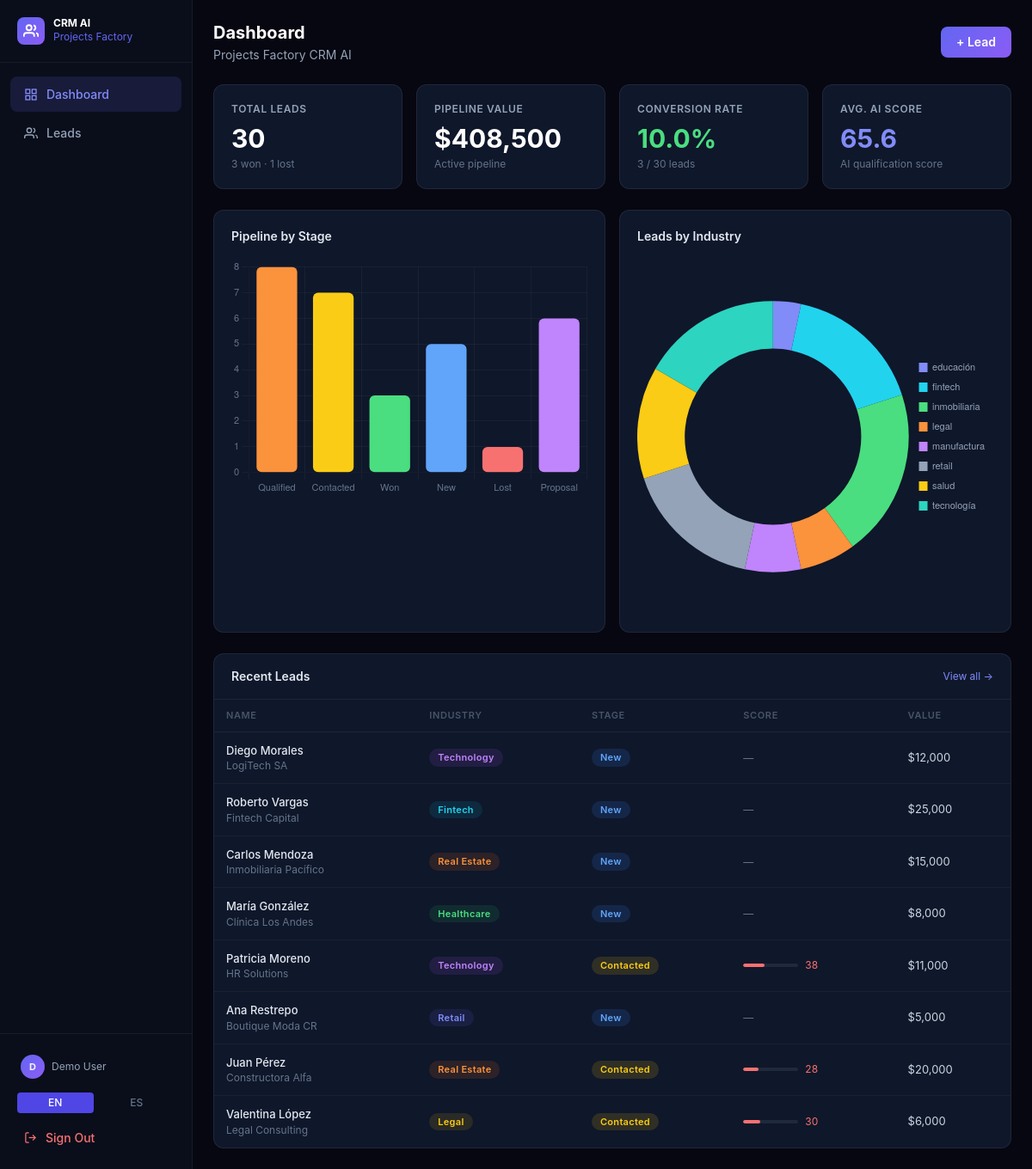
The app's page /dashboard (signed in) with its own data.
### app/models.py (models this page shows)
class Lead(Base):
    __tablename__ = "leads"
    id: Mapped[int] = mapped_column(Integer, primary_key=True, autoincrement=True)
    name: Mapped[str] = mapped_column(String(100), index=True)
    company: Mapped[str] = mapped_column(String(100))
    email: Mapped[str] = mapped_column(String(100))
    phone: Mapped[str] = mapped_column(String(30))
    industry: Mapped[str] = mapped_column(String(50))
    stage: Mapped[str] = mapped_column(String(30), default="nuevo")
    score: Mapped[int] = mapped_column(Integer, default=0)
    value: Mapped[float] = mapped_column(Float, default=0.0)
    notes: Mapped[str] = mapped_column(Text, default="")
    assigned_to: Mapped[str] = mapped_column(String(100), default="Demo User")
    last_contact: Mapped[datetime] = mapped_column(DateTime, default=datetime.utcnow)
    created_at: Mapped[datetime] = mapped_column(DateTime, default=datetime.utcnow)
    updated_at: Mapped[datetime] = mapped_column(DateTime, default=datetime.utcnow, onupdate=datetime.utcnow)
    activities: Mapped[list["Activity"]] = relationship("Activity", back_populates="lead", cascade="all, delete-orphan")

### app/main.py (the view)
@app.get("/dashboard", response_class=HTMLResponse)
async def dashboard(request: Request, db: AsyncSession = Depends(get_db)):
    email = auth_check(request)
    if not email:
        return RedirectResponse(url="/login", status_code=302)
    lang = get_lang(request)
    stats = await get_dashboard_stats(db)
    recent = await get_leads(db)
    recent = recent[:8]
    return templates.TemplateResponse("dashboard.html", {
        "request": request, "t": get_t(lang), "lang": lang,
        "stats": stats, "recent_leads": recent, "email": email,
    })

### templates/dashboard.html (shortened to what this page needs)
{% extends "base.html" %}
{% block nav_dashboard %}active{% endblock %}
{% block content %}
<div class="p-6 space-y-6">
  <div class="flex items-center justify-between">
    <div>
      <h1 class="text-xl font-bold text-white">{{ t.dashboard }}</h1>
      <p class="text-sm text-slate-400 mt-0.5">Projects Factory CRM AI</p>
    </div>
    <a href="/leads" class="btn-primary text-sm">+ Lead</a>
  </div>
  <div class="grid grid-cols-2 lg:grid-cols-4 gap-4">
    <div class="card p-5">
      <div class="text-xs font-semibold text-slate-400 uppercase tracking-wider mb-2">{{ t.total_leads }}</div>
      <div class="text-3xl font-bold text-white">{{ stats.total_leads }}</div>
      <div class="text-xs text-slate-500 mt-1">{{ stats.by_stage.get('ganado', 0) }} won · {{ stats.by_stage.get('perdido', 0) }} lost</div>
    </div>
    <div class="card p-5">
      <div class="text-xs font-semibold text-slate-400 uppercase tracking-wider mb-2">{{ t.pipeline_value }}</div>
      <div class="text-3xl font-bold text-white">${{ "{:,.0f}".format(stats.pipeline_value) }}</div>
      <div class="text-xs text-slate-500 mt-1">Active pipeline</div>
    </div>
    <div class="card p-5">
      <div class="text-xs font-semibold text-slate-400 uppercase tracking-wider mb-2">{{ t.conversion_rate }}</div>
      <div class="text-3xl font-bold" style="color:#4ade80">{{ stats.conversion_rate }}%</div>
      <div class="text-xs text-slate-500 mt-1">{{ stats.by_stage.get('ganado', 0) }} / {{ stats.total_leads }} leads</div>
    </div>
    <div class="card p-5">
      <div class="text-xs font-semibold text-slate-400 uppercase tracking-wider mb-2">{{ t.avg_score }}</div>
      <div class="text-3xl font-bold" style="color:#818cf8">{{ stats.avg_score }}</div>
      <div class="text-xs text-slate-500 mt-1">AI qualification score</div>
    </div>
  </div>
  <div class="grid grid-cols-1 lg:grid-cols-2 gap-4">
    <div class="card p-5">
      <div class="text-sm font-semibold text-slate-200 mb-4">{{ t.pipeline_by_stage }}</div>
      <canvas id="stageChart" height="200"></canvas>
    </div>
    <div class="card p-5">
      <div class="text-sm font-semibold text-slate-200 mb-4">{{ t.leads_by_industry }}</div>
      <canvas id="industryChart" height="200"></canvas>
    </div>
  </div>
  <div class="card">
    <div class="flex items-center justify-between px-5 py-4 border-b" style="border-color:rgba(255,255,255,.06)">
      <div class="text-sm font-semibold text-slate-200">{{ t.recent_leads }}</div>
      <a href="/leads" class="text-xs text-indigo-400 hover:text-indigo-300">{{ t.view_all }} →</a>
    </div>
    <table>
      <thead>
        <tr>
          <th>{{ t.name }}</th>
          <th>{{ t.industry }}</th>
          <th>{{ t.stage }}</th>
          <th>{{ t.score }}</th>
          <th>{{ t.value }}</th>
        </tr>
      </thead>
      <tbody>
        {% for lead in recent_leads %}
        <tr class="cursor-pointer" onclick="location.href='/leads/{{ lead.id }}'">
          <td>
            <div class="font-medium text-slate-200">{{ lead.name }}</div>
            <div class="text-xs text-slate-500">{{ lead.company }}</div>
          </td>
          <td><span class="badge badge-{{ lead.industry }}">{{ t['ind_' + lead.industry] if ('ind_' + lead.industry) in t else lead.industry }}</span></td>
          <td><span class="badge badge-{{ lead.stage }}">{{ t['stage_' + lead.stage] if ('stage_' + lead.stage) in t else lead.stage }}</span></td>
          <td>
            {% if lead.score > 0 %}
            <div class="flex items-center gap-2">
              <div class="score-bar w-16 overflow-hidden">
                <div style="height:4px;border-radius:2px;width:{{ lead.score }}%;background:{% if lead.score >= 80 %}#4ade80{% elif lead.score >= 60 %}#fb923c{% elif lead.score >= 40 %}#facc15{% else %}#f87171{% endif %}"></div>
              </div>
              <span class="text-xs {% if lead.score >= 80 %}text-green-400{% elif lead.score >= 60 %}text-orange-400{% elif lead.score >= 40 %}text-yellow-400{% else %}text-red-400{% endif %}">{{ lead.score }}</span>
            </div>
            {% else %}
            <span class="text-xs text-slate-500">—</span>
            {% endif %}
          </td>
          <td class="text-slate-300">${{ "{:,.0f}".format(lead.value) }}</td>
        </tr>
        {% endfor %}
      </tbody>
    </table>
  </div>
</div>
<script>
const stageData = {{ stats.by_stage | tojson }};
const industryData = {{ stats.by_industry | tojson }};
const stageLabels = { nuevo:'{{ t.stage_nuevo }}', contactado:'{{ t.stage_contactado }}', calificado:'{{ t.stage_calificado }}', propuesta:'{{ t.stage_propuesta }}', ganado:'{{ t.stage_ganado }}', perdido:'{{ t.stage_perdido }}' };
const stageColors = { nuevo:'#60a5fa', contactado:'#facc15', calificado:'#fb923c', propuesta:'#c084fc', ganado:'#4ade80', perdido:'#f87171' };
new Chart(document.getElementById('stageChart'), {
  type: 'bar',
  data: {
    labels: Object.keys(stageData).map(k => stageLabels[k] || k),
    datasets: [{ data: Object.values(stageData), backgroundColor: Object.keys(stageData).map(k => stageColors[k] || '#6366f1'), borderRadius: 6, borderSkipped: false }]
  },
  options: { responsive: true, plugins: { legend: { display: false } }, scales: { x: { grid: { color: 'rgba(255,255,255,.04)' }, ticks: { color: '#64748b', font: { size: 11 } } }, y: { grid: { color: 'rgba(255,255,255,.04)' }, ticks: { color: '#64748b', font: { size: 11 }, stepSize: 1 } } } }
});
const indColors = ['#818cf8','#22d3ee','#4ade80','#fb923c','#c084fc','#94a3b8','#facc15','#2dd4bf'];
new Chart(document.getElementById('industryChart'), {
  type: 'doughnut',
  data: {
    labels: Object.keys(industryData),
    datasets: [{ data: Object.values(industryData), backgroundColor: indColors.slice(0, Object.keys(industryData).length), borderWidth: 0, hoverOffset: 4 }]
  },
  options: { responsive: true, plugins: { legend: { position: 'right', labels: { color: '#94a3b8', font: { size: 11 }, padding: 12, boxWidth: 10 } } }, cutout: '65%' }
});
</script>
{% endblock %}

### templates/base.html (shortened to what this page needs)
<!DOCTYPE html>
<html lang="{{ lang }}">
<head>
  <script src="https://cdn.tailwindcss.com"></script>
</head>
<body class="min-h-screen text-slate-100">
<div class="flex h-screen overflow-hidden">
  <aside class="w-56 flex-shrink-0 flex flex-col" style="background:#0a0e1a;border-right:1px solid rgba(255,255,255,.06)">
    <div class="px-5 py-5 border-b" style="border-color:rgba(255,255,255,.06)">
      <div class="flex items-center gap-2.5">
        <div style="width:32px;height:32px;background:linear-gradient(135deg,#6366f1,#8b5cf6);border-radius:8px;display:flex;align-items:center;justify-content:center">
          <svg width="18" height="18" viewBox="0 0 24 24" fill="none" stroke="white" stroke-width="2.5"><path d="M17 21v-2a4 4 0 0 0-4-4H5a4 4 0 0 0-4 4v2"/><circle cx="9" cy="7" r="4"/><path d="M23 21v-2a4 4 0 0 0-3-3.87"/><path d="M16 3.13a4 4 0 0 1 0 7.75"/></svg>
        </div>
        <div>
          <div class="text-xs font-bold text-white leading-none">CRM AI</div>
          <div class="text-xs mt-0.5" style="color:#6366f1">Projects Factory</div>
        </div>
      </div>
    </div>
    <nav class="flex-1 px-3 py-4 space-y-1">
      <a href="/dashboard" class="sidebar-link {% block nav_dashboard %}{% endblock %}">
        <svg width="16" height="16" viewBox="0 0 24 24" fill="none" stroke="currentColor" stroke-width="2"><rect x="3" y="3" width="7" height="7"/><rect x="14" y="3" width="7" height="7"/><rect x="14" y="14" width="7" height="7"/><rect x="3" y="14" width="7" height="7"/></svg>
        {{ t.dashboard }}
      </a>
      <a href="/leads" class="sidebar-link {% block nav_leads %}{% endblock %}">
        <svg width="16" height="16" viewBox="0 0 24 24" fill="none" stroke="currentColor" stroke-width="2"><path d="M17 21v-2a4 4 0 0 0-4-4H5a4 4 0 0 0-4 4v2"/><circle cx="9" cy="7" r="4"/><path d="M23 21v-2a4 4 0 0 0-3-3.87"/><path d="M16 3.13a4 4 0 0 1 0 7.75"/></svg>
        {{ t.leads }}
      </a>
    </nav>
    <div class="px-3 py-4 border-t space-y-2" style="border-color:rgba(255,255,255,.06)">
      <div class="flex items-center gap-2 px-3 py-2">
        <div style="width:28px;height:28px;background:linear-gradient(135deg,#6366f1,#8b5cf6);border-radius:50%;display:flex;align-items:center;justify-content:center;font-size:11px;font-weight:700">D</div>
        <span class="text-xs text-slate-400 truncate">Demo User</span>
      </div>
      <div class="flex gap-1.5 px-2">
        <a href="/lang/en" class="flex-1 text-center py-1 rounded text-xs font-medium transition-all {% if lang == 'en' %}bg-indigo-600 text-white{% else %}text-slate-500 hover:text-slate-300{% endif %}">EN</a>
        <a href="/lang/es" class="flex-1 text-center py-1 rounded text-xs font-medium transition-all {% if lang == 'es' %}bg-indigo-600 text-white{% else %}text-slate-500 hover:text-slate-300{% endif %}">ES</a>
      </div>
      <a href="/logout" class="sidebar-link text-red-400 hover:text-red-300">
        <svg width="15" height="15" viewBox="0 0 24 24" fill="none" stroke="currentColor" stroke-width="2"><path d="M9 21H5a2 2 0 0 1-2-2V5a2 2 0 0 1 2-2h4"/><polyline points="16 17 21 12 16 7"/><line x1="21" y1="12" x2="9" y2="12"/></svg>
        {{ t.sign_out }}
      </a>
    </div>
  </aside>
  <main class="flex-1 overflow-y-auto">
    {% block content %}{% endblock %}
  </main>
</div>
</body>
</html>

### templates/base.html (style rules this page uses)
body { background:#070711;font-family:'Inter',system-ui,sans-serif }
.sidebar-link { display:flex;align-items:center;gap:10px;padding:10px 16px;border-radius:8px;color:#94a3b8;font-size:14px;font-weight:500;transition:all .15s }
.sidebar-link:hover,.sidebar-link.active { background:rgba(99,102,241,.15);color:#818cf8 }
.card { background:#0f172a;border:1px solid rgba(255,255,255,.07);border-radius:12px }
.badge { display:inline-flex;align-items:center;padding:2px 10px;border-radius:999px;font-size:11px;font-weight:600;letter-spacing:.3px }
.badge-nuevo { background:rgba(59,130,246,.15);color:#60a5fa }
.badge-contactado { background:rgba(234,179,8,.15);color:#facc15 }
.badge-inmobiliaria { background:rgba(249,115,22,.12);color:#fb923c }
.badge-salud { background:rgba(34,197,94,.12);color:#4ade80 }
.badge-fintech { background:rgba(6,182,212,.12);color:#22d3ee }
.badge-retail { background:rgba(99,102,241,.12);color:#818cf8 }
.badge-tecnología { background:rgba(168,85,247,.12);color:#c084fc }
.badge-legal { background:rgba(234,179,8,.12);color:#facc15 }
.score-bar { height:4px;border-radius:2px;background:#1e293b }
.btn-primary { background:linear-gradient(135deg,#6366f1,#8b5cf6);color:#fff;border-radius:8px;padding:8px 18px;font-size:13px;font-weight:600;transition:opacity .15s }
table { width:100%;border-collapse:collapse }
th { text-align:left;padding:10px 14px;font-size:11px;font-weight:600;letter-spacing:.6px;text-transform:uppercase;color:#475569;border-bottom:1px solid rgba(255,255,255,.06) }
td { padding:12px 14px;font-size:13px;color:#cbd5e1;border-bottom:1px solid rgba(255,255,255,.04) }
tr:last-child td { border-bottom:none }

### records on screen
Lead: name "Diego Morales", company "LogiTech SA", industry "Technology", stage "New", value "12,000"
Lead: name "Roberto Vargas", company "Fintech Capital", industry "Fintech", stage "New", value "25,000"
Lead: name "Carlos Mendoza", company "Inmobiliaria Pacífico", industry "Real Estate", stage "New", value "15,000"
Lead: name "María González", company "Clínica Los Andes", industry "Healthcare", stage "New", value "8,000"
Lead: name "Patricia Moreno", company "HR Solutions", industry "Technology", stage "Contacted", score "38", value "11,000"
Lead: name "Ana Restrepo", company "Boutique Moda CR", industry "Retail", stage "New", value "5,000"
Lead: name "Juan Pérez", company "Constructora Alfa", industry "Real Estate", stage "Contacted", score "28", value "20,000"
Lead: name "Valentina López", company "Legal Consulting", industry "Legal", stage "Contacted", score "30", value "6,000"

### other values on screen
{{ t.dashboard }} "Dashboard"
{{ t.leads }} "Leads"
{{ t.sign_out }} "Sign Out"
{{ t.total_leads }} "TOTAL LEADS"
{{ stats.total_leads }} "30"
{{ stats.by_stage.get('ganado', 0) }} "3"
{{ stats.by_stage.get('perdido', 0) }} "1"
{{ t.pipeline_value }} "PIPELINE VALUE"
{{ "{:,.0f}".format(stats.pipeline_value) }} "408,500"
{{ t.conversion_rate }} "CONVERSION RATE"
{{ stats.conversion_rate }} "10.0"
{{ t.avg_score }} "AVG. AI SCORE"
{{ stats.avg_score }} "65.6"
{{ t.pipeline_by_stage }} "Pipeline by Stage"
{{ t.leads_by_industry }} "Leads by Industry"
